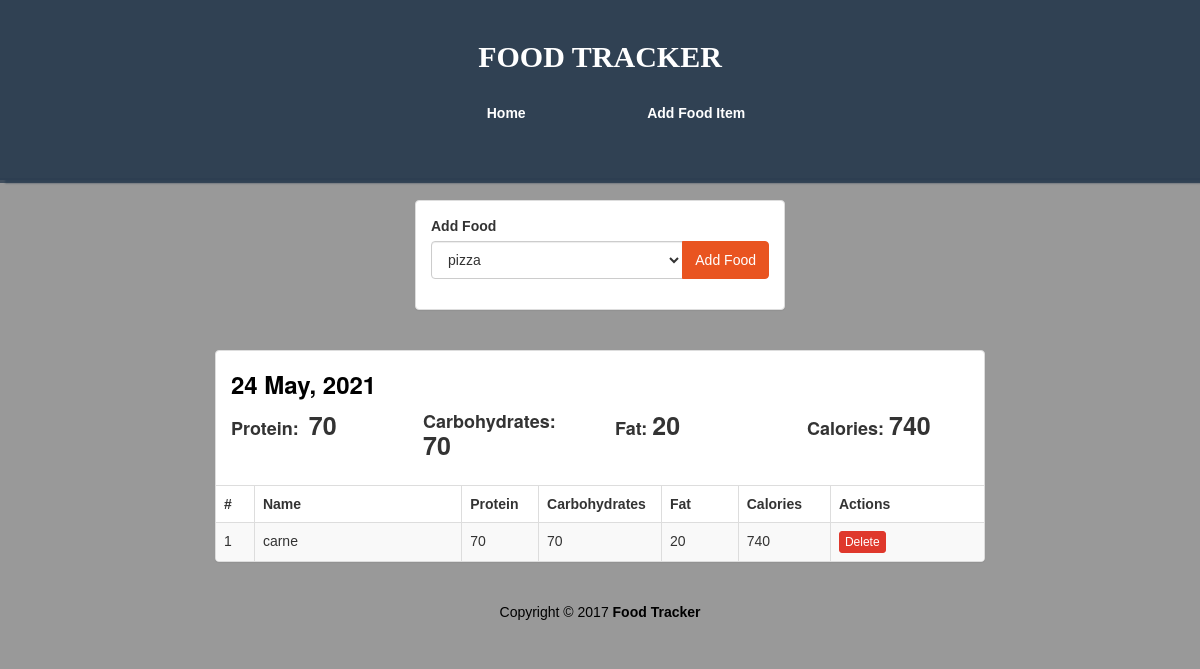
Page /view/2 on the committed database.
### database/models.py (models this page shows)
class Log(db.Model):
    id = db.Column(db.Integer, primary_key=True)
    date = db.Column(db.Date, nullable=False)
    foods = db.relationship('Alimenti', secondary=log_food, lazy='dynamic')

class Alimenti(db.Model):
    __tablename__ = "Alimenti"
    id = db.Column(db.Integer, primary_key=True)
    name = db.Column(db.String(50), unique=True, nullable=False)
    proteins = db.Column(db.Integer, nullable=False)
    carbs = db.Column(db.Integer, nullable=False)
    fats = db.Column(db.Integer, nullable=False)
    @property
    def calories(self):
        return self.proteins * 4 + self.carbs * 4 + self.fats * 9

### main/routes.py (the view)
@main.route("/view/<int:log_id>")
def view(log_id):
    log = Log.query.get_or_404(log_id)
    foods = Alimenti.query.all()
    totali = {
        'proteins' : 0,
        'carbs' : 0,
        'fats' : 0,
        'calories' : 0
    }
    for food in log.foods:
        totali['proteins'] += food.proteins
        totali['carbs'] += food.carbs
        totali['fats'] += food.fats
        totali['calories'] += food.calories
    return render_template("view.html", foods=foods, log=log, totali=totali)

### templates/view.html (shortened to what this page needs)
<!DOCTYPE html>
<html lang="en">
<head>
    <link rel="stylesheet" href="/static/united.min.css" />
    <link rel="stylesheet" href="/static/styles.css" />
</head>
<body>
    <div class="container-fluid" id="wrapper">
        <div class="row" id="homeJumbo">
            <div class="overlay"></div>
            <div class="col-lg-12">
                <h1>
                    <a href="./">FOOD TRACKER</a>
                </h1>
                <div class="row t20">
                    <div class="col-lg-4 col-lg-offset-4">
                        <ul class="nav nav-pills nav-justified">
                            <li role="presentation">
                                <a href="{{ url_for('dashboard') }}" title="Home">Home</a>
                            </li>
                            <li role="presentation">
                                <a href="{{ url_for('add') }}" title="Add Food Item">Add Food Item</a>
                            </li>
                        </ul>
                    </div>
                </div>
            </div>
        </div>
        <div class="row t20">
            <div class="col-lg-4 col-lg-offset-4">
                <div class="panel panel-default">
                    <div class="panel-body">
                        <form action="{{ url_for('main.add_food_to_log', log_id=log.id) }}" method="POST" role="form">
                            <div class="form-group">
                                <label>Add Food</label>
                                <div class="input-group">
                                    <select class="form-control" name="food-select">
                                        {% for food in foods %}
                                        <option value="{{food.id}}">{{food.name}}</option>
                                        {% endfor %}
                                    </select>
                                    <span class="input-group-btn">
                                        <button type="submit" class="btn btn-primary" id="add-btn">
                                             Add Food
                                        </button>
                                    </span>
                                </div>
                            </div>
                        </form>
                    </div>
                </div>
            </div>
        </div>
        <div class="row t20">
            <div class="col-lg-8 col-lg-offset-2">
                <div class="panel panel-default">
                    <div class="panel-body">
                        <h3 class="lean-h text-black">
                             {{ log.date.strftime('%d %B, %Y') }}
                        </h3>
                        <div class="row">
                            <div class="col-lg-3">
                                <h4 class="lean-h">
                                    Protein: &nbsp;<strong class="f25">{{totali['proteins']}}</strong>
                                </h4>
                            </div>
                            <div class="col-lg-3">
                                <h4 class="lean-h">
                                    Carbohydrates: <strong class="f25">{{totali['carbs']}}</strong>
                                </h4>
                            </div>
                            <div class="col-lg-3">
                                <h4 class="lean-h">
                                    Fat: <strong class="f25">{{totali['fats']}}</strong>
                                </h4>
                            </div>
                            <div class="col-lg-3">
                                <h4 class="lean-h">
                                    Calories: <strong class="f25">{{totali['calories']}}</strong>
                                </h4>
                            </div>
                        </div>
                    </div>
                    <div class="table-responsive">
                        <table class="table table-striped table-hover table-bordered">
                            <thead>
                                <tr>
                                    <th style="width: 5%;">#</th>
                                    <th>Name</th>
                                    <th style="width: 10%;">Protein</th>
                                    <th style="width: 16%;">Carbohydrates</th>
                                    <th style="width: 10%;">Fat</th>
                                    <th style="width: 12%;">Calories</th>
                                    <th style="width: 20%;">Actions</th>
                                </tr>
                            </thead>
                            <tbody>
                                {% for food in log.foods %}
                                <tr>
                                    <td>{{loop.index}}</td><td>{{food.name}}</td>
                                    <td>{{food.proteins}}</td>
                                    <td>{{food.carbs}}</td>
                                    <td>{{food.fats}}</th>
                                    <td>{{food.calories}}</td>
                                    <td>
                                        <a href="{{url_for('main.remove_food_from_log', log_id=log.id, food_id=food.id)}}" class="btn btn-danger btn-xs">
                                             Delete
                                        </a>
                                    </td>
                                </tr>
                                {% endfor %}
                            </tbody>
                        </table>
                    </div>
                </div>
            </div>
        </div>
        <footer>
            <div class="row pad">
                <div class="col-lg-12 text-center">
                    Copyright &copy; 2017 <strong>Food Tracker</strong>
                </div>
            </div>
        </footer>
    </div>
</body>
</html>

### static/styles.css (style rules this page uses)
body { background: rgba(0, 0, 0, .4); font-family: 'Ubuntu', sans-serif; }
#homeJumbo { position: relative; min-height: 180px; background: rgba(44, 62, 80, .8); background-size: cover; background-repeat: no-repeat; border-bottom: 2px solid rgba(44, 62, 80, .8); box-shadow: 7px 1px 2px 2px rgba(44, 62, 80, .8); }
#homeJumbo > div.overlay { position: absolute; height: 183px; width: 100%; background: rgba(44, 62, 80, .8); }
#homeJumbo h1 { font-size: 30px; color: white; font-family: 'Oswald'; text-align: center; padding-top: 20px; font-weight: bolder; }
#homeJumbo h1 > a { color: white; text-decoration: none; }
.t20 { margin-top: 20px; }
.f25 { font-size: 25px; }
.nav-justified>li>a { color: white; font-weight: bolder; }
.nav-pills>li+li { padding-left: 10px; }
.lean-h { margin-top: 5px; margin-bottom: 10px; font-weight: bolder; }
.text-black { color: black !important; }
footer { margin-top: 20px; color: black; margin-bottom: 20px; }

### rows in the picture
Log: date "24 May, 2021"
Alimenti: name "carne", proteins "70", carbs "70", fats "20", calories "740"

### other values in the picture
{{ totali['proteins'] }} "70"
{{ totali['carbs'] }} "70"
{{ totali['fats'] }} "20"
{{ totali['calories'] }} "740"
form field food-select "pizza"
